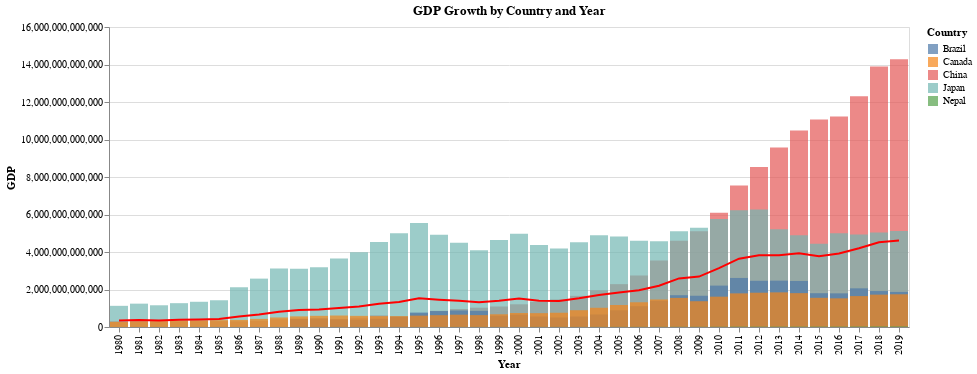

Notebook cell for this chart:
### Markdown cell above
## Step4: Data Visualization 

- Create visualizations to represent the trends and patterns discovered 
during EDA. 
- Use line plots, bar charts, and scatter plots to compare different 
economic indicators across countries. 
- Employ Seaborn’s advanced features like facet grids or pair plots to 
visualize multi-dimensional data.

### Code cell
df = gdp_df.reset_index()
bar = alt.Chart(df).transform_fold(
    ['China','Japan','Brazil','Canada','Nepal',],# rearrange the datas to beautify the chart
    as_=['Country', 'GDP']
).mark_bar(
    opacity=0.7,
    binSpacing=0
).encode(
    x=alt.X('date:O', title='Year'),  # Ordinal for discrete years
    y=alt.Y('GDP:Q', title='GDP').stack(None),
    color=alt.Color('Country:N', title='Country')
).interactive()

# calculate the average GDP of all the countrys the indicate the thrend
mean_df = df.set_index('date').mean(axis=1).reset_index()
mean_df.columns = ['date', 'Mean GDP growth']

mean_line = alt.Chart(mean_df).mark_line(color='red').encode(
    x=alt.X('date:O'),
    y=alt.Y('Mean GDP growth:Q')
)
(bar + mean_line).properties(
    title='GDP Growth by Country and Year'
)

### Figure 1 — Vega-Lite specification as saved in the notebook (floating-point values rounded to 4 significant figures)
{"config": {"view": {"continuousWidth": 300, "continuousHeight": 300}}, "layer": [{"data": {"name": "data-cda55d46d54b168d851e8b2ba6b84985"}, "mark": {"type": "bar", "binSpacing": 0, "opacity": 0.7}, "encoding": {"color": {"field": "Country", "title": "Country", "type": "nominal"}, "x": {"field": "date", "title": "Year", "type": "ordinal"}, "y": {"field": "GDP", "stack": null, "title": "GDP", "type": "quantitative"}}, "name": "view_1", "transform": [{"fold": ["China", "Japan", "Brazil", "Canada", "Nepal"], "as": ["Country", "GDP"]}]}, {"data": {"name": "data-89b26b50855dfa0f1beb0e2d9a17563a"}, "mark": {"type": "line", "color": "red"}, "encoding": {"x": {"field": "date", "type": "ordinal"}, "y": {"field": "Mean GDP growth", "type": "quantitative"}}}], "params": [{"name": "param_1", "select": {"type": "interval", "encodings": ["x", "y"]}, "bind": "scales", "views": ["view_1"]}], "title": "GDP Growth by Country and Year", "$schema": "https://vega.github.io/schema/vega-lite/v5.17.0.json", "datasets": {"data-cda55d46d54b168d851e8b2ba6b84985": [{"date": 1980, "Brazil": 0.0, "Canada": 274800000000.0, "China": 306200000000.0, "Japan": 1129000000000.0, "Nepal": 1946000000.0}, {"date": 1981, "Brazil": 0.0, "Canada": 307200000000.0, "China": 289600000000.0, "Japan": 1245000000000.0, "Nepal": 2276000000.0}, {"date": 1982, "Brazil": 0.0, "Canada": 314600000000.0, "China": 283900000000.0, "Japan": 1159000000000.0, "Nepal": 2395000000.0}, {"date": 1983, "Brazil": 0.0, "Canada": 341900000000.0, "China": 304700000000.0, "Japan": 1271000000000.0, "Nepal": 2447000000.0}, {"date": 1984, "Brazil": 0.0, "Canada": 356700000000.0, "China": 313700000000.0, "Japan": 1346000000000.0, "Nepal": 2581000000.0}, {"date": 1985, "Brazil": 0.0, "Canada": 366200000000.0, "China": 309800000000.0, "Japan": 1427000000000.0, "Nepal": 2620000000.0}, {"date": 1986, "Brazil": 0.0, "Canada": 379000000000.0, "China": 300500000000.0, "Japan": 2120000000000.0, "Nepal": 2851000000.0}, {"date": 1987, "Brazil": 0.0, "Canada": 433100000000.0, "China": 327100000000.0, "Japan": 2581000000000.0, "Nepal": 2957000000.0}, {"date": 1988, "Brazil": 0.0, "Canada": 509400000000.0, "China": 407800000000.0, "Japan": 3126000000000.0, "Nepal": 3487000000.0}, {"date": 1989, "Brazil": 425600000000.0, "Canada": 567200000000.0, "China": 456300000000.0, "Japan": 3109000000000.0, "Nepal": 3525000000.0}, {"date": 1990, "Brazil": 462000000000.0, "Canada": 596100000000.0, "China": 394600000000.0, "Japan": 3186000000000.0, "Nepal": 3628000000.0}, {"date": 1991, "Brazil": 407300000000.0, "Canada": 612500000000.0, "China": 413400000000.0, "Japan": 3648000000000.0, "Nepal": 3921000000.0}, {"date": 1992, "Brazil": 390600000000.0, "Canada": 594400000000.0, "China": 493100000000.0, "Japan": 3981000000000.0, "Nepal": 3401000000.0}, {"date": 1993, "Brazil": 438300000000.0, "Canada": 579100000000.0, "China": 619100000000.0, "Japan": 4537000000000.0, "Nepal": 3660000000.0}, {"date": 1994, "Brazil": 546200000000.0, "Canada": 579900000000.0, "China": 564300000000.0, "Japan": 4999000000000.0, "Nepal": 4067000000.0}, {"date": 1995, "Brazil": 769300000000.0, "Canada": 606000000000.0, "China": 734500000000.0, "Japan": 5546000000000.0, "Nepal": 4401000000.0}, {"date": 1996, "Brazil": 850400000000.0, "Canada": 630600000000.0, "China": 863700000000.0, "Japan": 4923000000000.0, "Nepal": 4522000000.0}, {"date": 1997, "Brazil": 883200000000.0, "Canada": 655000000000.0, "China": 961600000000.0, "Japan": 4492000000000.0, "Nepal": 4919000000.0}, {"date": 1998, "Brazil": 863700000000.0, "Canada": 634000000000.0, "China": 1029000000000.0, "Japan": 4098000000000.0, "Nepal": 4856000000.0}, {"date": 1999, "Brazil": 599600000000.0, "Canada": 678400000000.0, "China": 1094000000000.0, "Japan": 4636000000000.0, "Nepal": 5034000000.0}, {"date": 2000, "Brazil": 655400000000.0, "Canada": 744800000000.0, "China": 1211000000000.0, "Japan": 4968000000000.0, "Nepal": 5494000000.0}, {"date": 2001, "Brazil": 560000000000.0, "Canada": 739000000000.0, "China": 1339000000000.0, "Japan": 4375000000000.0, "Nepal": 6007000000.0}, {"date": 2002, "Brazil": 509800000000.0, "Canada": 760600000000.0, "China": 1471000000000.0, "Japan": 4183000000000.0, "Nepal": 6051000000.0}, {"date": 2003, "Brazil": 558200000000.0, "Canada": 895500000000.0, "China": 1660000000000.0, "Japan": 4520000000000.0, "Nepal": 6330000000.0}, {"date": 2004, "Brazil": 669300000000.0, "Canada": 1027000000000.0, "China": 1955000000000.0, "Japan": 4893000000000.0, "Nepal": 7274000000.0}, {"date": 2005, "Brazil": 891600000000.0, "Canada": 1173000000000.0, "China": 2286000000000.0, "Japan": 4831000000000.0, "Nepal": 8130000000.0}, {"date": 2006, "Brazil": 1108000000000.0, "Canada": 1319000000000.0, "China": 2752000000000.0, "Japan": 4602000000000.0, "Nepal": 9044000000.0}, {"date": 2007, "Brazil": 1397000000000.0, "Canada": 1469000000000.0, "China": 3550000000000.0, "Japan": 4580000000000.0, "Nepal": 10330000000.0}, {"date": 2008, "Brazil": 1696000000000.0, "Canada": 1553000000000.0, "China": 4594000000000.0, "Japan": 5107000000000.0, "Nepal": 12550000000.0}, {"date": 2009, "Brazil": 1667000000000.0, "Canada": 1375000000000.0, "China": 5102000000000.0, "Japan": 5289000000000.0, "Nepal": 12850000000.0}, {"date": 2010, "Brazil": 2209000000000.0, "Canada": 1617000000000.0, "China": 6087000000000.0, "Japan": 5759000000000.0, "Nepal": 16000000000.0}, {"date": 2011, "Brazil": 2616000000000.0, "Canada": 1793000000000.0, "China": 7552000000000.0, "Japan": 6233000000000.0, "Nepal": 21570000000.0}, {"date": 2012, "Brazil": 2465000000000.0, "Canada": 1828000000000.0, "China": 8532000000000.0, "Japan": 6272000000000.0, "Nepal": 21700000000.0}, {"date": 2013, "Brazil": 2473000000000.0, "Canada": 1847000000000.0, "China": 9570000000000.0, "Japan": 5212000000000.0, "Nepal": 22160000000.0}, {"date": 2014, "Brazil": 2456000000000.0, "Canada": 1806000000000.0, "China": 10480000000000.0, "Japan": 4897000000000.0, "Nepal": 22730000000.0}, {"date": 2015, "Brazil": 1802000000000.0, "Canada": 1557000000000.0, "China": 11060000000000.0, "Japan": 4445000000000.0, "Nepal": 24360000000.0}, {"date": 2016, "Brazil": 1796000000000.0, "Canada": 1528000000000.0, "China": 11230000000000.0, "Japan": 5004000000000.0, "Nepal": 24520000000.0}, {"date": 2017, "Brazil": 2064000000000.0, "Canada": 1649000000000.0, "China": 12310000000000.0, "Japan": 4931000000000.0, "Nepal": 28970000000.0}, {"date": 2018, "Brazil": 1917000000000.0, "Canada": 1725000000000.0, "China": 13890000000000.0, "Japan": 5041000000000.0, "Nepal": 33110000000.0}, {"date": 2019, "Brazil": 1873000000000.0, "Canada": 1744000000000.0, "China": 14280000000000.0, "Japan": 5118000000000.0, "Nepal": 34190000000.0}], "data-89b26b50855dfa0f1beb0e2d9a17563a": [{"date": 1980, "Mean GDP growth": 342500000000.0}, {"date": 1981, "Mean GDP growth": 368900000000.0}, {"date": 1982, "Mean GDP growth": 351900000000.0}, {"date": 1983, "Mean GDP growth": 384000000000.0}, {"date": 1984, "Mean GDP growth": 403800000000.0}, {"date": 1985, "Mean GDP growth": 421100000000.0}, {"date": 1986, "Mean GDP growth": 560500000000.0}, {"date": 1987, "Mean GDP growth": 668800000000.0}, {"date": 1988, "Mean GDP growth": 809300000000.0}, {"date": 1989, "Mean GDP growth": 912400000000.0}, {"date": 1990, "Mean GDP growth": 928400000000.0}, {"date": 1991, "Mean GDP growth": 1017000000000.0}, {"date": 1992, "Mean GDP growth": 1092000000000.0}, {"date": 1993, "Mean GDP growth": 1235000000000.0}, {"date": 1994, "Mean GDP growth": 1339000000000.0}, {"date": 1995, "Mean GDP growth": 1532000000000.0}, {"date": 1996, "Mean GDP growth": 1455000000000.0}, {"date": 1997, "Mean GDP growth": 1399000000000.0}, {"date": 1998, "Mean GDP growth": 1326000000000.0}, {"date": 1999, "Mean GDP growth": 1403000000000.0}, {"date": 2000, "Mean GDP growth": 1517000000000.0}, {"date": 2001, "Mean GDP growth": 1404000000000.0}, {"date": 2002, "Mean GDP growth": 1386000000000.0}, {"date": 2003, "Mean GDP growth": 1528000000000.0}, {"date": 2004, "Mean GDP growth": 1710000000000.0}, {"date": 2005, "Mean GDP growth": 1838000000000.0}, {"date": 2006, "Mean GDP growth": 1958000000000.0}, {"date": 2007, "Mean GDP growth": 2201000000000.0}, {"date": 2008, "Mean GDP growth": 2592000000000.0}, {"date": 2009, "Mean GDP growth": 2689000000000.0}, {"date": 2010, "Mean GDP growth": 3138000000000.0}, {"date": 2011, "Mean GDP growth": 3643000000000.0}, {"date": 2012, "Mean GDP growth": 3824000000000.0}, {"date": 2013, "Mean GDP growth": 3825000000000.0}, {"date": 2014, "Mean GDP growth": 3931000000000.0}, {"date": 2015, "Mean GDP growth": 3778000000000.0}, {"date": 2016, "Mean GDP growth": 3917000000000.0}, {"date": 2017, "Mean GDP growth": 4197000000000.0}, {"date": 2018, "Mean GDP growth": 4522000000000.0}, {"date": 2019, "Mean GDP growth": 4610000000000.0}]}}
